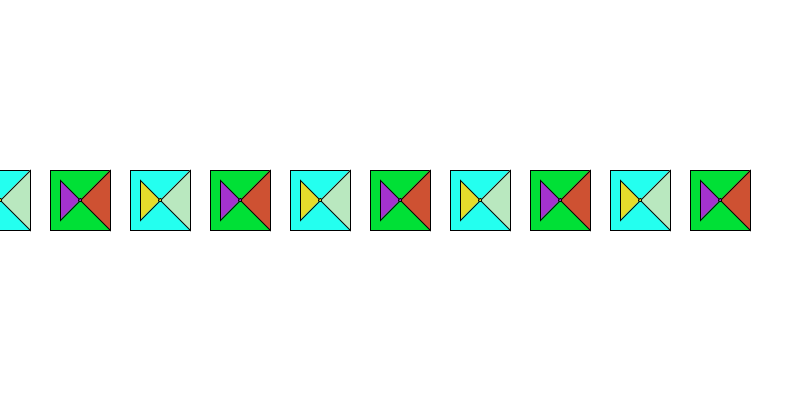
Frame 1 (no input)
Frame 60 (the mouse pressed at the canvas centre just before this capture): identical to frame 1, image omitted
Frame 120 (the mouse held since frame 60 and released just before this capture): identical to frame 1, image omitted

The Processing sketch that drew this single still picture (run headless with seeded random() and noise(); from frame 60 on, the mouse is pressed at the canvas centre):

// Processing sketch: dos_paletasColor_intercaladas
// ── dos_paletasColor_intercaladas.pde
color [] paleta1 = new color [3];
color [] paleta2 = new color [3];

void setup() {
  size(800, 400);
  rectMode(CENTER);

  paleta1[0] = color(#24FFEF);
  paleta1[1] = color(#B9E8BF);
  paleta1[2] = color(#E5DC2C);

  paleta2[0] = color(#00E036);
  paleta2[1] = color(#CE5132);
  paleta2[2] = color(#A432CE);
}

void draw() {
  background(255);
  for (int i=0; i<10; i++) {
    if (i%2==0) {
      modulo(80*i, height/2, 60, paleta1);
    }else{
      modulo(80*i, height/2, 60, paleta2);
    }
  }
}

void modulo(int posX, int posY, int tam, color[] c) {
  fill(c[0]);
  rect(posX, posY, tam, tam);
  fill(c[1]);
  triangle( posX, posY, posX+tam/2, posY+tam/2, posX+tam/2, posY-tam/2);
  fill(c[2]);
  triangle( posX, posY, posX-tam/3, posY-tam/3, posX-tam/3, posY+tam/3);
  ellipse(posX, posY, 3, 3);
}
